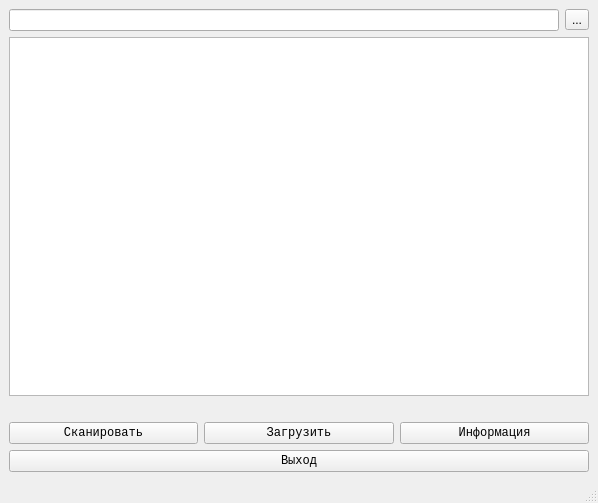
<?xml version="1.0" encoding="UTF-8"?>
<ui version="4.0">
 <class>MainWindow</class>
 <widget class="QMainWindow" name="MainWindow">
  <property name="geometry">
   <rect>
    <x>0</x>
    <y>0</y>
    <width>598</width>
    <height>503</height>
   </rect>
  </property>
  <property name="windowTitle">
   <string>catalogue::main()</string>
  </property>
  <property name="styleSheet">
   <string notr="true"/>
  </property>
  <widget class="QWidget" name="centralwidget">
   <property name="styleSheet">
    <string notr="true">n</string>
   </property>
   <layout class="QGridLayout" name="gridLayout_2">
    <item row="0" column="0">
     <layout class="QGridLayout" name="gridLayout">
      <item row="3" column="0">
       <layout class="QVBoxLayout" name="verticalLayout">
        <item>
         <layout class="QHBoxLayout" name="horizontalLayout">
          <item>
           <widget class="QPushButton" name="pushButton">
            <property name="font">
             <font>
              <family>Monospace</family>
             </font>
            </property>
            <property name="autoFillBackground">
             <bool>false</bool>
            </property>
            <property name="text">
             <string>Сканировать</string>
            </property>
            <property name="flat">
             <bool>false</bool>
            </property>
           </widget>
          </item>
          <item>
           <widget class="QPushButton" name="pushButton_4">
            <property name="font">
             <font>
              <family>Monospace</family>
             </font>
            </property>
            <property name="text">
             <string>Загрузить</string>
            </property>
           </widget>
          </item>
          <item>
           <widget class="QPushButton" name="pushButton_3">
            <property name="font">
             <font>
              <family>Monospace</family>
             </font>
            </property>
            <property name="text">
             <string>Информация</string>
            </property>
           </widget>
          </item>
         </layout>
        </item>
        <item>
         <widget class="QPushButton" name="pushButton_2">
          <property name="font">
           <font>
            <family>Monospace</family>
           </font>
          </property>
          <property name="text">
           <string>Выход</string>
          </property>
         </widget>
        </item>
       </layout>
      </item>
      <item row="0" column="0">
       <layout class="QHBoxLayout" name="horizontalLayout_2">
        <item>
         <widget class="QLineEdit" name="lineEdit">
          <property name="enabled">
           <bool>true</bool>
          </property>
          <property name="mouseTracking">
           <bool>false</bool>
          </property>
          <property name="styleSheet">
           <string notr="true"/>
          </property>
          <property name="text">
           <string/>
          </property>
          <property name="readOnly">
           <bool>true</bool>
          </property>
         </widget>
        </item>
        <item>
         <widget class="QToolButton" name="toolButton">
          <property name="text">
           <string>...</string>
          </property>
         </widget>
        </item>
       </layout>
      </item>
      <item row="1" column="0">
       <widget class="QListWidget" name="listWidget">
        <property name="font">
         <font>
          <family>Monospace</family>
         </font>
        </property>
        <property name="styleSheet">
         <string notr="true"/>
        </property>
       </widget>
      </item>
      <item row="2" column="0">
       <spacer name="horizontalSpacer">
        <property name="orientation">
         <enum>Qt::Horizontal</enum>
        </property>
        <property name="sizeHint" stdset="0">
         <size>
          <width>40</width>
          <height>20</height>
         </size>
        </property>
       </spacer>
      </item>
     </layout>
    </item>
   </layout>
  </widget>
  <widget class="QStatusBar" name="statusbar"/>
 </widget>
 <resources/>
 <connections>
  <connection>
   <sender>pushButton_2</sender>
   <signal>clicked()</signal>
   <receiver>MainWindow</receiver>
   <slot>close()</slot>
   <hints>
    <hint type="sourcelabel">
     <x>540</x>
     <y>423</y>
    </hint>
    <hint type="destinationlabel">
     <x>299</x>
     <y>230</y>
    </hint>
   </hints>
  </connection>
 </connections>
</ui>
